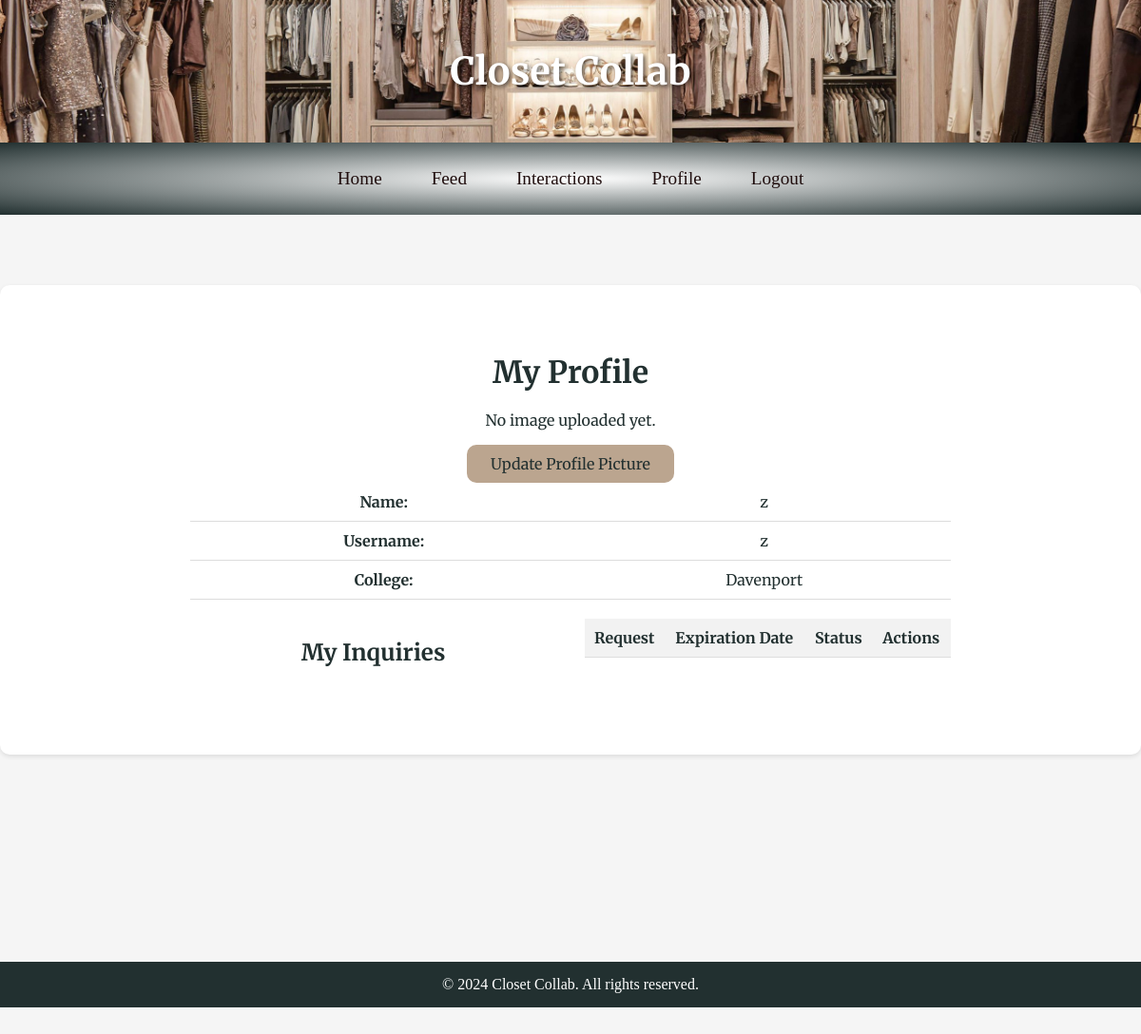
The app's page /profile (signed in) with its own data.
### tables this page shows
CREATE TABLE "users" (
    id INTEGER PRIMARY KEY AUTOINCREMENT,
    username TEXT UNIQUE NOT NULL,
    password TEXT NOT NULL,
    college TEXT NOT NULL,
    email TEXT NOT NULL,
    name TEXT NOT NULL,
    img_path TEXT
);

### app.py (the view)
@app.route("/profile", methods=["GET", "POST"])
@login_required
def profile():
    curUser = session["user_id"]
    db = get_db()
    if request.method == "POST":
        file_path = upload_image("profilePic", "PROFILE_UPLOAD")
        db.execute("UPDATE users SET img_path = ? WHERE id = ?", (file_path, session["user_id"]))
    inquiries = db.execute(
        "SELECT * FROM inquiries WHERE user_id = ? ORDER BY exp_date DESC", (curUser, )).fetchall();
    user = db.execute(
        "SELECT name, username, college FROM users WHERE id = ?", (curUser, )).fetchone();
    pic = db.execute("SELECT img_path FROM users WHERE id = ?", (curUser, )).fetchone();
    if pic:
        img_path = pic[0]  # Access the first column (img_path)
    db.commit()
    return render_template("profile.html", inquiries=inquiries, user=user, picture=img_path)

### app.py (called while the page is built)
def get_db():
    if 'db' not in g:
        g.db = sqlite3.connect('closet.db')
        g.db.row_factory = sqlite3.Row
    return g.db

@app.after_request
def after_request(response):
    response.headers["Cache-Control"] = "no-cache, no-store, must-revalidate"
    response.headers["Expires"] = 0
    response.headers["Pragma"] = "no-cache"
    return response

### helpers.py (called while the page is built)
def login_required(f):
    @wraps(f)
    def decorated_function(*args, **kwargs):
        if session.get("user_id") is None:
            return redirect("/login")
        return f(*args, **kwargs)
    return decorated_function

### templates/profile.html (shortened to what this page needs)
{% extends "layout.html" %}
{% block main %}
<div class="profile-container">
    <h1 class="page-title">My Profile</h1>
    <div class="profile-picture-container">
        {% if picture %}
        <div class="profile-image">
            <img src="{{ url_for('static', filename=picture) }}" alt="User Image" class="profile-image">
        </div>
        {% else %}
        <p>No image uploaded yet.</p>
        {% endif %}
        <button class="btn-primary" id="updatePicture">
            Update Profile Picture
        </button>
    </div>
    <div class="profile-info">
        <table class="profile-table">
            <tbody>
                <tr>
                    <td>Name:</td>
                    <td>{{user.name}}</td>
                </tr>
                <tr>
                    <td>Username:</td>
                    <td>{{user.username}}</td>
                </tr>
                <tr>
                    <td>College:</td>
                    <td>{{user.college}}</td>
                </tr>
            </tbody>
        </table>
    </div>
    <div class="inquiries-container">
        <h2 class="section-title">My Inquiries</h2>
        <table class="inquiry-table">
            <thead>
                <tr>
                    <th>Request</th>
                    <th>Expiration Date</th>
                    <th>Status</th>
                    <th>Actions</th>
                </tr>
            </thead>
            <tbody>
            </tbody>
        </table>
    </div>
</div>
{% endblock %}

### static/style.css (style rules this page uses)
html, body { height: 100%; width: 100%; margin: 0; padding-top: 130px; background-color: whitesmoke; display: flex; flex-direction: column; min-height: 100vh; padding-bottom: 150px; }
.inquiries-container { display: grid !important; grid-template-columns: repeat(2, 1fr) !important; gap: 30px !important; margin: 20px auto !important; width: 100% !important; background: transparent !important; border: none !important; box-shadow: none !important; padding: 0 !important; }
button { transition: background-color 0.3s, border-color 0.3s, color 0.3s; display: inline-block; background-color: #BBA58F; color: #223030; border: none; border-radius: 10px; padding: 10px 25px; text-decoration: none; font-size: 1.0em; cursor: pointer; transition: background-color 0.3s, transform 0.3s; margin: 0 15px; font-family: 'Merriweather', serif; }
.page-title { text-align: center; width: 100%; margin: 20px 0; color: #223030; font-family: 'Merriweather', serif; }
.profile-container { max-width: 800px; margin: 0 auto; padding: 20px; }
.profile-table { width: 100%; border-collapse: collapse; margin-bottom: 20px; }
.profile-table td { padding: 10px; border-bottom: 1px solid #ddd; }
.profile-table td:first-child { font-weight: bold; }
.inquiry-table { width: 100%; border-collapse: collapse; margin-bottom: 20px; }
.inquiry-table th, .inquiry-table td { padding: 10px; border-bottom: 1px solid #ddd; text-align: left; }
.inquiry-table th { background-color: #f2f2f2; }
.btn-primary, .delete-button { margin: 0 5px; }

### records on screen
users: name "z", username "z", college "Davenport"
